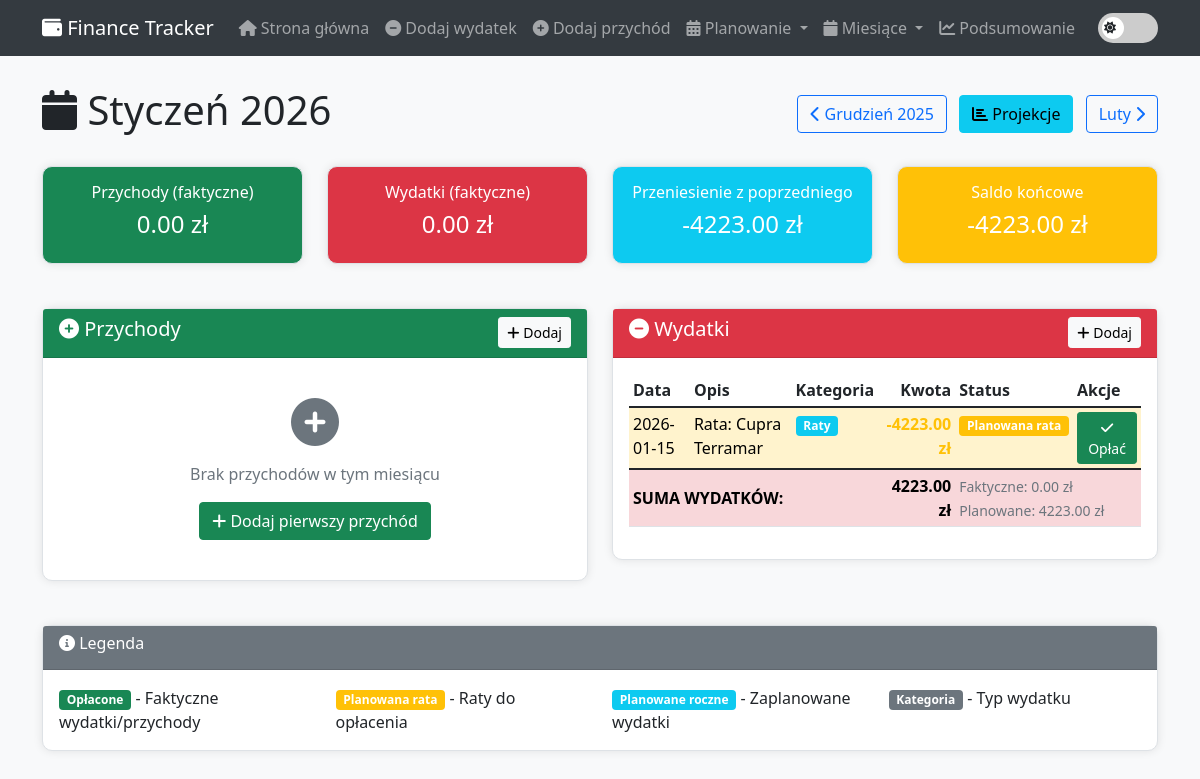
Screenshot of /month/2026/1 with the database file from the repository.
### tables this page shows
CREATE TABLE leases (
            id INTEGER PRIMARY KEY AUTOINCREMENT,
            description TEXT NOT NULL,
            total_installments INTEGER NOT NULL,
            installments_paid INTEGER DEFAULT 0,
            installment_amount REAL NOT NULL,
            start_date TEXT NOT NULL,
            next_payment_date TEXT NOT NULL,
            last_payment_date TEXT NOT NULL,
            created_at TEXT DEFAULT CURRENT_TIMESTAMP
        );

### app.py (the view)
@app.route('/month/<int:year>/<int:month>')
def month_detail(year, month):
    conn = get_db_connection()
    month_start = f"{year}-{month:02d}-01"
    if month == 12:
        next_month_start = f"{year+1}-01-01"
    else:
        next_month_start = f"{year}-{month+1:02d}-01"
    actual_income = conn.execute('''
        SELECT *, 'actual' as source FROM income
        WHERE date >= ? AND date < ?
        ORDER BY date
    ''', (month_start, next_month_start)).fetchall()
    actual_expenses = conn.execute('''
        SELECT *, 'actual' as source FROM expenses
        WHERE date >= ? AND date < ?
        ORDER BY date
    ''', (month_start, next_month_start)).fetchall()
    planned_lease_expenses = []
    leases = conn.execute('''
        SELECT * FROM leases
        WHERE installments_paid < total_installments
    ''').fetchall()
    for lease in leases:
        start_date = datetime.strptime(lease['start_date'], '%Y-%m-%d')
        projection_date = datetime(year, month, 1)
        months_diff = (projection_date.year - start_date.year) * 12 + (projection_date.month - start_date.month)
        if months_diff >= lease['installments_paid'] and months_diff < lease['total_installments']:
            planned_lease_expenses.append({
                'id': lease['id'],
                'description': f"Rata: {lease['description']}",
                'amount': lease['installment_amount'],
                'category': 'Raty',
                'date': f"{year}-{month:02d}-15",  # Mid-month for display
                'source': 'lease',
                'lease_id': lease['id']
            })
    planned_yearly_expenses = conn.execute('''
        SELECT *, 'yearly_planned' as source FROM yearly_planned
        WHERE is_paid = 0
        AND planned_date >= ? AND planned_date < ?
        ORDER BY planned_date
    ''', (month_start, next_month_start)).fetchall()
    projection = conn.execute('''
        SELECT * FROM monthly_projections WHERE year = ? AND month = ?
    ''', (year, month)).fetchone()
    if month == 1:
        prev_year, prev_month = year - 1, 12
    else:
        prev_year, prev_month = year, month - 1
    prev_projection = conn.execute('''
        SELECT * FROM monthly_projections WHERE year = ? AND month = ?
    ''', (prev_year, prev_month)).fetchone()
    carryover = 0
    if prev_projection:
        carryover = (prev_projection['planned_income'] - prev_projection['planned_expenses'] -
                    (prev_projection['savings_transfer'] or 0))
    total_actual_income = sum(float(item['amount']) for item in actual_income)
    total_actual_expenses = sum(float(item['amount']) for item in actual_expenses)
    total_planned_lease = sum(float(item['amount']) for item in planned_lease_expenses)
    total_planned_yearly = sum(float(item['amount']) for item in planned_yearly_expenses)
    month_names = ['', 'Styczeń', 'Luty', 'Marzec', 'Kwiecień', 'Maj', 'Czerwiec',
                   'Lipiec', 'Sierpień', 'Wrzesień', 'Październik', 'Listopad', 'Grudzień']
    conn.close()
    return render_template('month_detail.html',
                         year=year,
                         month=month,
                         month_name=month_names[month],
                         actual_income=actual_income,
                         actual_expenses=actual_expenses,
                         planned_lease_expenses=planned_lease_expenses,
                         planned_yearly_expenses=planned_yearly_expenses,
                         projection=projection,
                         carryover=carryover,
                         total_actual_income=total_actual_income,
                         total_actual_expenses=total_actual_expenses,
                         total_planned_lease=total_planned_lease,
                         total_planned_yearly=total_planned_yearly)

### app.py (called while the page is built)
@app.context_processor
def inject_current_date():
    now = datetime.now()
    return dict(current_year=now.year, current_month=now.month)

def get_db_connection():
    conn = sqlite3.connect(DATABASE)
    conn.row_factory = sqlite3.Row
    return conn

### templates/month_detail.html (shortened to what this page needs)
{% extends "base.html" %}
{% block content %}
<div class="row">
    <div class="col-md-12">
        <div class="d-flex justify-content-between align-items-center mb-4">
            <h1>
                <i class="fas fa-calendar"></i> {{ month_name }} {{ year }}
            </h1>
            <div>
                {% if month > 1 %}
                    <a href="{{ url_for('month_detail', year=year, month=month-1) }}" class="btn btn-outline-primary">
                        <i class="fas fa-chevron-left"></i> {{ (month_names[month-1] if month > 1 else month_names[12]) }}
                    </a>
                {% else %}
                    <a href="{{ url_for('month_detail', year=year-1, month=12) }}" class="btn btn-outline-primary">
                        <i class="fas fa-chevron-left"></i> Grudzień {{ year-1 }}
                    </a>
                {% endif %}
                <a href="{{ url_for('projections') }}" class="btn btn-info mx-2">
                    <i class="fas fa-chart-bar"></i> Projekcje
                </a>
                {% if month < 12 %}
                    <a href="{{ url_for('month_detail', year=year, month=month+1) }}" class="btn btn-outline-primary">
                        {{ (month_names[month+1] if month < 12 else month_names[1]) }} <i class="fas fa-chevron-right"></i>
                    </a>
                {% else %}
                    <a href="{{ url_for('month_detail', year=year+1, month=1) }}" class="btn btn-outline-primary">
                        Styczeń {{ year+1 }} <i class="fas fa-chevron-right"></i>
                    </a>
                {% endif %}
            </div>
        </div>
    </div>
</div>
<div class="row mb-4">
    <div class="col-md-3">
        <div class="card bg-success text-white">
            <div class="card-body text-center">
                <h6>Przychody (faktyczne)</h6>
                <h4>{{ "%.2f"|format(total_actual_income) }} zł</h4>
            </div>
        </div>
    </div>
    <div class="col-md-3">
        <div class="card bg-danger text-white">
            <div class="card-body text-center">
                <h6>Wydatki (faktyczne)</h6>
                <h4>{{ "%.2f"|format(total_actual_expenses) }} zł</h4>
            </div>
        </div>
    </div>
    <div class="col-md-3">
        <div class="card bg-info text-white">
            <div class="card-body text-center">
                <h6>Przeniesienie z poprzedniego</h6>
                <h4>{{ "%.2f"|format(carryover) }} zł</h4>
            </div>
        </div>
    </div>
    <div class="col-md-3">
        <div class="card {% if (total_actual_income + carryover - total_actual_expenses) >= 0 %}bg-success{% else %}bg-warning{% endif %} text-white">
            <div class="card-body text-center">
                <h6>Saldo końcowe</h6>
                <h4>{{ "%.2f"|format(total_actual_income + carryover - total_actual_expenses) }} zł</h4>
            </div>
        </div>
    </div>
</div>
<div class="row">
    <div class="col-md-6">
        <div class="card">
            <div class="card-header bg-success text-white d-flex justify-content-between align-items-center">
                <h5><i class="fas fa-plus-circle"></i> Przychody</h5>
                <a href="{{ url_for('add_month_income', year=year, month=month) }}" class="btn btn-light btn-sm">
                    <i class="fas fa-plus"></i> Dodaj
                </a>
            </div>
            <div class="card-body">
                {% if actual_income %}
                <div class="table-responsive">
                    <table class="table table-sm">
                        <thead>
                            <tr>
                                <th>Data</th>
                                <th>Opis</th>
                                <th>Szczegóły</th>
                                <th class="text-end">Kwota</th>
                                <th>Akcje</th>
                            </tr>
                        </thead>
                        <tbody>
                            {% for income in actual_income %}
                            <tr>
                                <td>{{ income.date }}</td>
                                <td>{{ income.description }}</td>
                                <td>
                                    {% if income.hours %}
                                        <span class="badge bg-info"
                                              data-bs-toggle="tooltip"
                                              data-bs-placement="top"
                                              title="Brutto: {{ "%.2f"|format(income.hours * income.hourly_rate) }} zł | VAT: {{ "%.2f"|format(income.hours * income.hourly_rate * income.vat_rate / 100) }} zł | Podatek: {{ "%.2f"|format(income.hours * income.hourly_rate * income.tax_rate / 100) }} zł">
                                            <i class="fas fa-clock"></i> {{ income.hours }}h × {{ "%.2f"|format(income.hourly_rate) }} zł/h
                                        </span>
                                        <br><small class="text-muted">VAT: {{ income.vat_rate }}% | Podatek: {{ income.tax_rate }}%</small>
                                    {% else %}
                                        <span class="badge bg-secondary">
                                            <i class="fas fa-hand-holding-usd"></i> Stała kwota
                                        </span>
                                    {% endif %}
                                </td>
                                <td class="text-end text-success"><strong>+{{ "%.2f"|format(income.amount) }} zł</strong></td>
                                <td>
                                    <a href="{{ url_for('delete_income', id=income.id) }}"
                                       class="btn btn-danger btn-sm"
                                       onclick="return confirm('Czy na pewno chcesz usunąć?')">
                                        <i class="fas fa-trash"></i>
                                    </a>
                                </td>
                            </tr>
                            {% endfor %}
                        </tbody>
                        <tfoot>
                            <tr class="table-success">
                                <td colspan="3"><strong>SUMA PRZYCHODÓW:</strong></td>
                                <td class="text-end"><strong>{{ "%.2f"|format(total_actual_income) }} zł</strong></td>
                                <td></td>
                            </tr>
                        </tfoot>
                    </table>
                </div>
                {% else %}
                <div class="text-center py-4">
                    <i class="fas fa-plus-circle fa-3x text-muted mb-3"></i>
                    <p class="text-muted">Brak przychodów w tym miesiącu</p>
                    <a href="{{ url_for('add_month_income', year=year, month=month) }}" class="btn btn-success">
                        <i class="fas fa-plus"></i> Dodaj pierwszy przychód
                    </a>
                </div>
                {% endif %}
            </div>
        </div>
    </div>
    <div class="col-md-6">
        <div class="card">
            <div class="card-header bg-danger text-white d-flex justify-content-between align-items-center">
                <h5><i class="fas fa-minus-circle"></i> Wydatki</h5>
                <a href="{{ url_for('add_month_expense', year=year, month=month) }}" class="btn btn-light btn-sm">
                    <i class="fas fa-plus"></i> Dodaj
                </a>
            </div>
            <div class="card-body">
                {% if actual_expenses or planned_lease_expenses or planned_yearly_expenses %}
                <div class="table-responsive">
                    <table class="table table-sm">
                        <thead>
                            <tr>
                                <th>Data</th>
                                <th>Opis</th>
                                <th>Kategoria</th>
                                <th class="text-end">Kwota</th>
                                <th>Status</th>
                                <th>Akcje</th>
                            </tr>
                        </thead>
                        <tbody>
                            {% for expense in planned_lease_expenses %}
                            <tr class="table-warning">
                                <td>{{ expense.date }}</td>
                                <td>{{ expense.description }}</td>
                                <td><span class="badge bg-info">{{ expense.category }}</span></td>
                                <td class="text-end text-warning"><strong>-{{ "%.2f"|format(expense.amount) }} zł</strong></td>
                                <td><span class="badge bg-warning">Planowana rata</span></td>
                                <td>
                                    <a href="{{ url_for('pay_lease_from_month', lease_id=expense.lease_id, year=year, month=month) }}"
                                       class="btn btn-success btn-sm"
                                       onclick="return confirm('Czy na pewno chcesz opłacić tę ratę?')">
                                        <i class="fas fa-check"></i> Opłać
                                    </a>
                                </td>
                            </tr>
                            {% endfor %}
                        </tbody>
                        <tfoot>
                            <tr class="table-danger">
                                <td colspan="3"><strong>SUMA WYDATKÓW:</strong></td>
                                <td class="text-end"><strong>{{ "%.2f"|format(total_actual_expenses + total_planned_lease + total_planned_yearly) }} zł</strong></td>
                                <td colspan="2">
                                    <small class="text-muted">
                                        Faktyczne: {{ "%.2f"|format(total_actual_expenses) }} zł<br>
                                        Planowane: {{ "%.2f"|format(total_planned_lease + total_planned_yearly) }} zł
                                    </small>
                                </td>
                            </tr>
                        </tfoot>
                    </table>
                </div>
                {% endif %}
            </div>
        </div>
    </div>
</div>
<div class="row mt-4">
    <div class="col-md-12">
        <div class="card">
            <div class="card-header bg-secondary text-white">
                <h6><i class="fas fa-info-circle"></i> Legenda</h6>
            </div>
            <div class="card-body">
                <div class="row">
                    <div class="col-md-3">
                        <span class="badge bg-success">Opłacone</span> - Faktyczne wydatki/przychody
                    </div>
                    <div class="col-md-3">
                        <span class="badge bg-warning">Planowana rata</span> - Raty do opłacenia
                    </div>
                    <div class="col-md-3">
                        <span class="badge bg-info">Planowane roczne</span> - Zaplanowane wydatki
                    </div>
                    <div class="col-md-3">
                        <span class="badge bg-secondary">Kategoria</span> - Typ wydatku
                    </div>
                </div>
            </div>
        </div>
    </div>
</div>
{% endblock %}

### templates/base.html (style rules this page uses)
:root { --bg-primary: #f8f9fa; --bg-secondary: white; --text-primary: #212529; --text-secondary: #6c757d; --border-color: #dee2e6; --card-shadow: 0 0 10px rgba(0,0,0,0.1); --navbar-bg: #343a40; }
body { background-color: var(--bg-primary); color: var(--text-primary); transition: background-color 0.3s ease, color 0.3s ease; }
.card { margin-bottom: 20px; border: 1px solid var(--border-color); border-radius: 10px; box-shadow: var(--card-shadow); background-color: var(--bg-secondary); color: var(--text-primary); transition: all 0.3s ease; }
.table { background-color: var(--bg-secondary); color: var(--text-primary); }
.table th, .table td { border-color: var(--border-color); }

### rows the page displays
leases: date "2026-01-15", description "Rata: Cupra Terramar", category "Raty", amount "4223.00"

### other values shown
{{ month_name }} "Styczeń"
{{ year }} "2026"
{{ year-1 }} "2025"
{{ (month_names[month+1] if month < 12 else month_names[1]) }} "Luty"
{{ "%.2f"|format(total_actual_income) }} "0.00"
{{ "%.2f"|format(total_actual_expenses) }} "0.00"
{{ "%.2f"|format(carryover) }} "-4223.00"
{{ "%.2f"|format(total_actual_income + carryover - total_actual_expenses) }} "-4223.00"
{{ "%.2f"|format(total_planned_lease + total_planned_yearly) }} "4223.00"
